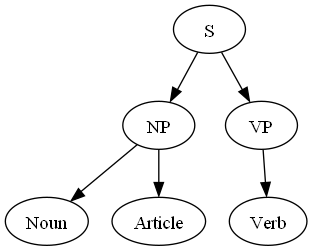

Reproduce this figure in Python.
import graphviz
# import parse_final

# input_code = '''
# begin
# declare int x;
# while (x=1) do read y; endwhile
# write y;
# end
# '''

# for token in parse_final.new_lex:
#     print(parse_final.input_code)


#ayman was heeeere
def draw_parse_tree():
    dot = graphviz.Digraph()
    
    # Add nodes
    dot.node('S', 'S')
    dot.node('NP', 'NP')
    dot.node('VP', 'VP')
    dot.node('Noun', 'Noun')
    dot.node('Verb', 'Verb')
    dot.node('Article', 'Article')

    # Add edges
    dot.edge('S', 'NP')
    dot.edge('S', 'VP')
    dot.edge('NP', 'Article')
    dot.edge('NP', 'Noun')
    dot.edge('VP', 'Verb')

    # Render and save the parse tree
    dot.format = 'png'
    dot.render('parse_tree', view=True)

# Call the function to draw the parse tree
draw_parse_tree()


#TODO: must do stuff here





# # Importing the libraries
# import nltk
# from nltk.tree import Tree
# from nltk.draw.util import CanvasFrame
# from nltk.draw import TreeWidget

# # Defining the grammar
# grammar = nltk.CFG.fromstring("""
# S -> NP VP
# NP -> DT NN | DT NN PP | PRP
# VP -> VBD NP | VBD NP PP
# PP -> IN NP
# DT -> 'the' | 'a'
# NN -> 'cat' | 'dog' | 'park' | 'ball'
# VBD -> 'chased' | 'saw'
# IN -> 'in' | 'with'
# PRP -> 'he' | 'she'
# """)

# # Parsing the sentence
# sentence = "the cat chased the dog in the park"
# tokens = sentence.split()
# parser = nltk.ChartParser(grammar)
# trees = list(parser.parse(tokens))

# # Drawing the first parse tree
# tree = trees[0]
# cf = CanvasFrame()
# tc = TreeWidget(cf.canvas(), tree)
# tc['node_font'] = ('arial', 10, 'bold')
# tc['leaf_font'] = ('arial', 10, 'italic')
# tc['node_color'] = '#005990'
# tc['leaf_color'] = '#3F8F57'
# tc['line_color'] = '#175252'
# cf.add_widget(tc, 10, 10)
# cf.print_to_file('parse_tree.png')
# cf.destroy()
